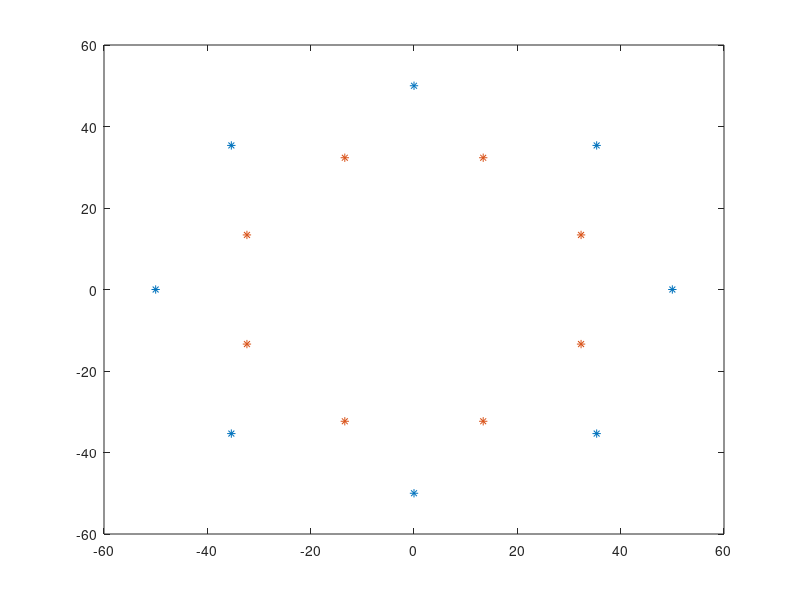
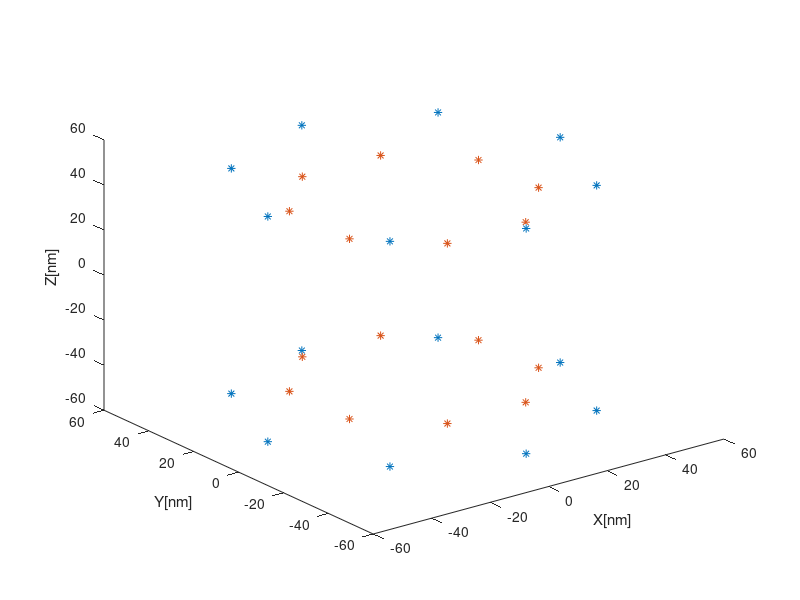
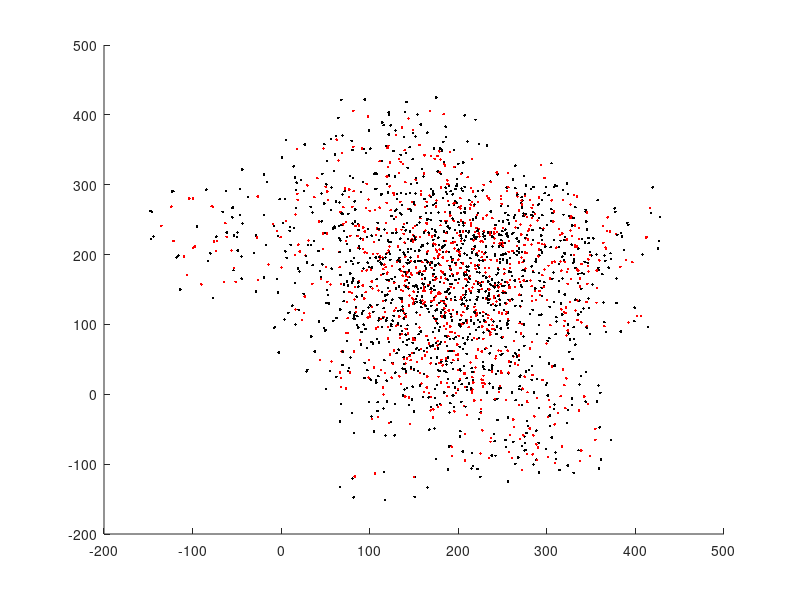

These figures' MATLAB source, in order:

%% generating templates 

Theta = linspace(0,2*pi,9);
Theta(end) = [];
R1 = 50*ones(1,8);
R2 = 35*ones(1,8);

[X1,Y1] = pol2cart(Theta,R1);
[X2,Y2] = pol2cart(Theta+pi/8,R2);
Z1 = 50*ones(1,8); 
Z2 = 40*ones(1,8);

figure;plot(X1,Y1,'*')
hold;plot(X2,Y2,'*')

Temp1.X = [X1,X1];
Temp1.Y = [Y1,Y1];
Temp1.Z = [Z1,-Z1];

Temp2.X = [X2,X2];
Temp2.Y = [Y2,Y2];
Temp2.Z = [Z2,-Z2];

figure;plot3(Temp1.X,Temp1.Y,Temp1.Z,'*')
hold;plot3(Temp2.X,Temp2.Y,Temp2.Z,'*')
xlabel('X[nm]');ylabel('Y[nm]');zlabel('Z[nm]')

%% generating localizations

Locs(100,2).X = [];
Locs(100,2).Y = [];
Locs(100,2).Z = [];
for ii = 1:100
    
    ID1 = ones(1,16);
    ID1(randperm(16,randi(5))) = 0;
    ID2 = ones(1,16);
    ID2(randperm(16,randi(12))) = 0;
    Points1 = [Temp1.X(ID1==1);Temp1.Y(ID1==1);Temp1.Z(ID1==1)];
    Points2 = [Temp2.X(ID2==1);Temp2.Y(ID2==1);Temp2.Z(ID2==1)];
    for nn = 1:4
        Axtmp = randi(3);
        Theta_P = pi*rand()/4;
        if Axtmp == 1
            Rx = [1,0,0; 0,cos(Theta_P),-sin(Theta_P); 0,sin(Theta_P),cos(Theta_P)];
            Points1 = (Rx*Points1);
            Points2 = (Rx*Points2);
        elseif Axtmp == 2
            Ry = [cos(Theta_P),0,sin(Theta_P); 0,1,0; -sin(Theta_P),0,cos(Theta_P)];
            Points1 = (Ry*Points1);
            Points2 = (Ry*Points2);
        elseif Axtmp == 3
            Rz = [cos(Theta_P),-sin(Theta_P),0; sin(Theta_P),cos(Theta_P),0; 0,0,1];
            Points1 = (Rz*Points1);
            Points2 = (Rz*Points2);
        end
        Xshift = 100*rand(); 
        Yshift = 100*rand(); 
        Zshift = 100*rand(); 
        Points1(1,:) = Points1(1,:) + Xshift;
        Points1(2,:) = Points1(2,:) + Yshift;
        Points1(3,:) = Points1(3,:) + Zshift;
        Points2(1,:) = Points2(1,:) + Xshift;
        Points2(2,:) = Points2(2,:) + Yshift;
        Points2(3,:) = Points2(3,:) + Zshift;
    end

    Locs(ii,1).X = Points1(1,:)'+5*rand(size(Points1(1,:)'));
    Locs(ii,1).Y = Points1(2,:)'+5*rand(size(Points1(1,:)'));
    Locs(ii,1).Z = Points1(3,:)'+5*rand(size(Points1(1,:)'));
    Locs(ii,2).X = Points2(1,:)'+5*rand(size(Points2(1,:)'));
    Locs(ii,2).Y = Points2(2,:)'+5*rand(size(Points2(1,:)'));
    Locs(ii,2).Z = Points2(3,:)'+5*rand(size(Points2(1,:)'));

end

figure;hold
for ii = 1:100
    plot(Locs(ii,1).X,Locs(ii,1).Y,'.k')
    plot(Locs(ii,2).X,Locs(ii,2).Y,'.r')
end

save('simLocs','Locs')
Temp = Temp1;
save('RefTemplate','Temp')
